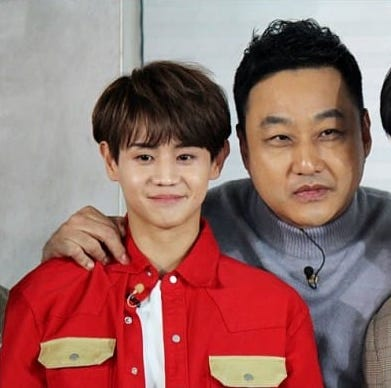
#> input picture face4.jpg, 391 x 388 px
$ python 13_rozpoznawanie_twarzy.py
#> lines starting #> are read from the running program, lines starting #| are printed output that depends on the picture; after the words box and inside, x2 and y2 are one past the last pixel; in counts of white or black regions, pixels touching at a corner belong together
import cv2

# Załaduj pretrenowany model Haar Cascade do wykrywania twarzy
face_cascade = cv2.CascadeClassifier(cv2.data.haarcascades + 'haarcascade_frontalface_default.xml')

# Wczytaj obraz, na którym chcesz wykryć twarze
image = cv2.imread('face4.jpg')
#> image is the input picture: shape (388, 391, 3); mean B, G, R 105.2, 108.9, 152.6

# Sprawdź, czy obraz został poprawnie wczytany
if image is None:
    print("Nie można otworzyć obrazu. Sprawdź ścieżkę do pliku.")
else:
    # Konwersja obrazu do skali szarości (wymagane przez algorytm Haar Cascade)
    gray_image = cv2.cvtColor(image, cv2.COLOR_BGR2GRAY)
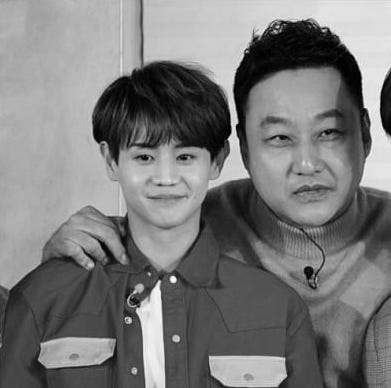
#> gray_image: shape (388, 391); min 0, max 249, mean 121.5


# Wykryj twarze na obrazie
faces = face_cascade.detectMultiScale(gray_image, scaleFactor=1.1, minNeighbors=5, minSize=(30, 30))
#> faces = [[241, 89, 126, 126], [112, 118, 108, 108]]

# Rysuj prostokąty wokół wykrytych twarzy
for (x, y, w, h) in faces:
    cv2.rectangle(image, (x, y), (x+w, y+h), (255, 0, 0), 2)
#> this loop made 2 passes
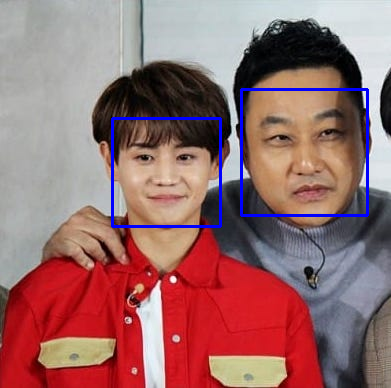
#> image: shape (388, 391, 3); 1.85% of pixels changed, all inside (x1, y1, x2, y2) = (111, 88, 369, 228)

# Wyświetl wynikowy obraz z zaznaczonymi twarzami
cv2.imshow('Wykryte twarze', image)

# Poczekaj na naciśnięcie klawisza, aby zamknąć okna
cv2.waitKey(0)

# Zamknij wszystkie okna
cv2.destroyAllWindows()

$ run again, with iris_data.jpg copied over face4.jpg
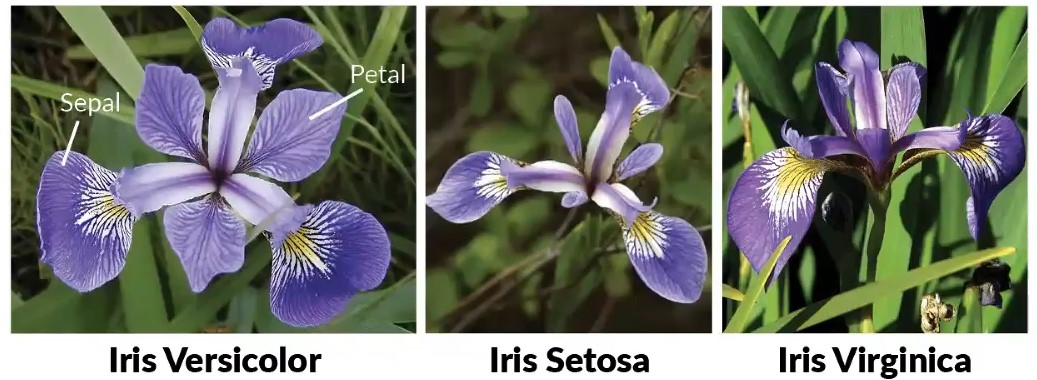
#> input picture iris_data.jpg, 1037 x 380 px
#> image is the input picture: shape (380, 1037, 3); mean B, G, R 107.7, 116, 112.7
#> `gray_image = cv2.cvtColor(image, cv2.COLOR_BGR2GRAY)`:
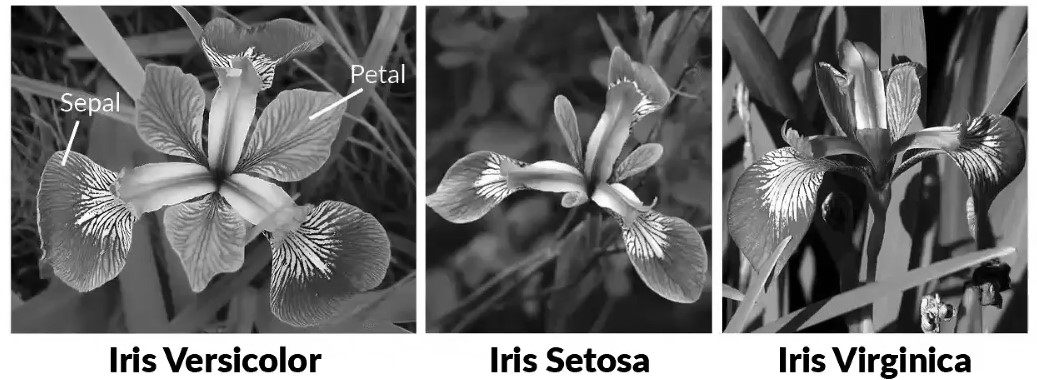
#> gray_image: shape (380, 1037); min 0, max 255, mean 114.1
#> faces = ()
